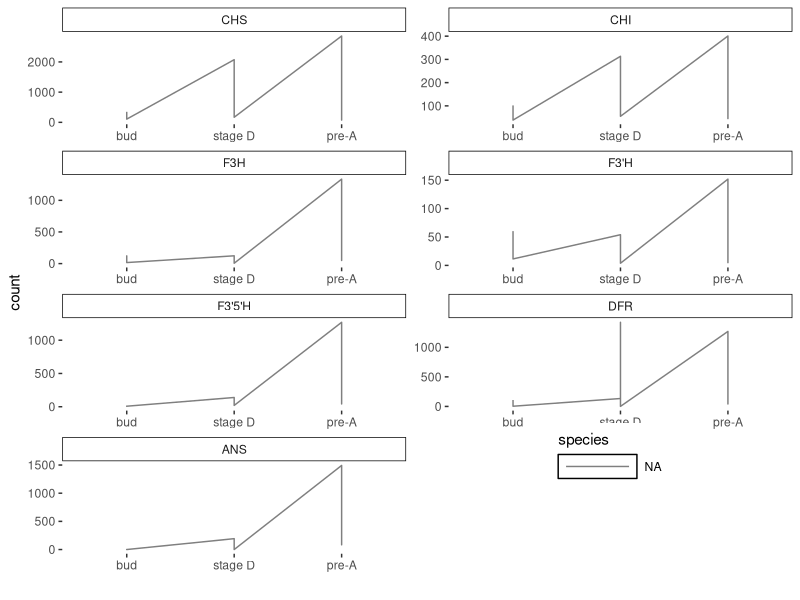
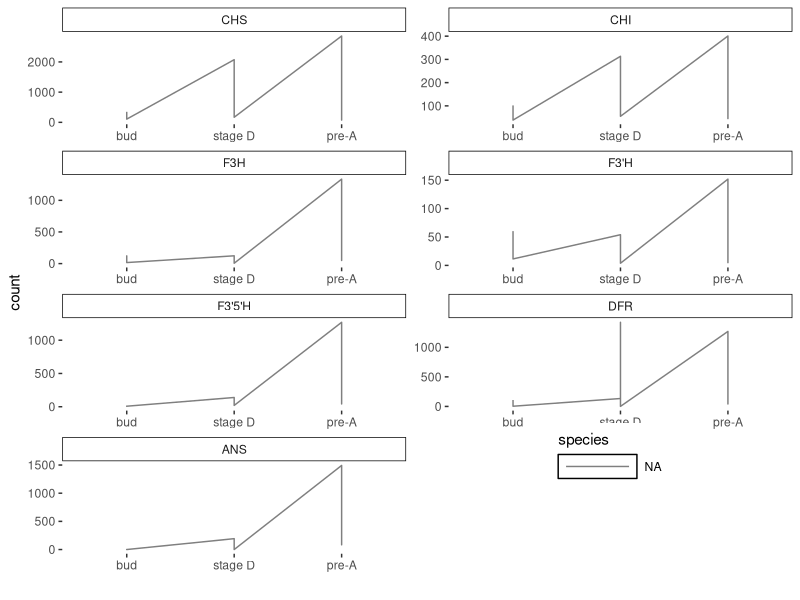

Write R code to recreate these figures, in order.
library(dplyr)
library(ggplot2)
library(tidyr)
library(grid)

wade <- read.csv("wade.csv", stringsAsFactors = F)
wade2 <- wade %>% gather(key = stage, value = count, bud:pre.A)
wade2$stage <- factor(wade2$stage, levels = c("bud", "stage.D", "pre.A"),
                      labels = c("bud", "stage D", "pre-A"))
wade2$gene <- factor(wade2$gene, levels = c("CHS", "CHI", "F3H", "F3'H", "F3'5'H", "DFR", "ANS"))
wade2$species <- factor(wade2$gene, levels = c("Ac", "Ae", "Am", "Ap"))

ggplot(wade2, aes(stage, count)) + 
  theme(panel.background = element_blank(),
        panel.grid = element_blank(),
        strip.background = element_rect(fill = "white", colour = "black"),
        legend.position = c(0.75,0.25),
        legend.key = element_rect(fill = "white"),
        legend.justification = c("center", "top"),
        legend.key.width = unit(2, "cm")) + 
  scale_shape_manual(values = c(0,1,2,5)) + 
  geom_point(aes(shape = species)) + 
  geom_line(aes(color = species, group = species)) +
  scale_color_manual(values = c("pink", "grey50", "red", "blue")) +
  facet_wrap(~gene, scales = "free", ncol = 2) + 
  labs(x = "")
ggsave("wade.png", width=25, height=25, unit="cm", dpi=600)
